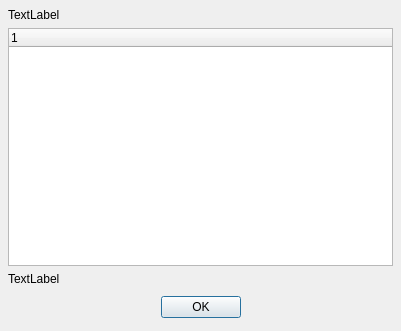
<ui version="4.0" >
 <author></author>
  <comment>*********************************************************************
**
** Copyright (C) 1992-2006 Trolltech ASA. All rights reserved.
**
** This file is part of the Qt Designer of the Qt Toolkit.
**
** This file may be used under the terms of the GNU General Public
** License version 2.0 as published by the Free Software Foundation
** and appearing in the file LICENSE.GPL included in the packaging of
** this file.  Please review the following information to ensure GNU
** General Public Licensing requirements will be met:
** http://www.trolltech.com/products/qt/opensource.html
**
** If you are unsure which license is appropriate for your use, please
** review the following information:
** http://www.trolltech.com/products/qt/licensing.html or contact the
** sales department at sales@trolltech.com.
**
** This file is provided AS IS with NO WARRANTY OF ANY KIND, INCLUDING THE
** WARRANTY OF DESIGN, MERCHANTABILITY AND FITNESS FOR A PARTICULAR PURPOSE.
**
*********************************************************************</comment>
 <exportmacro></exportmacro>
 <class>PluginDialog</class>
 <widget class="QDialog" name="PluginDialog" >
  <property name="geometry" >
   <rect>
    <x>0</x>
    <y>0</y>
    <width>401</width>
    <height>331</height>
   </rect>
  </property>
  <property name="windowTitle" >
   <string>Plugin Informations</string>
  </property>
  <layout class="QVBoxLayout" >
   <property name="margin" >
    <number>8</number>
   </property>
   <property name="spacing" >
    <number>6</number>
   </property>
   <item>
    <widget class="QLabel" name="label" >
     <property name="text" >
      <string>TextLabel</string>
     </property>
     <property name="wordWrap" >
      <bool>true</bool>
     </property>
    </widget>
   </item>
   <item>
    <widget class="QTreeWidget" name="treeWidget" />
   </item>
   <item>
    <widget class="QLabel" name="message" >
     <property name="text" >
      <string>TextLabel</string>
     </property>
     <property name="wordWrap" >
      <bool>true</bool>
     </property>
    </widget>
   </item>
   <item>
    <layout class="QHBoxLayout" >
     <property name="margin" >
      <number>0</number>
     </property>
     <property name="spacing" >
      <number>6</number>
     </property>
     <item>
      <spacer>
       <property name="orientation" >
        <enum>Qt::Horizontal</enum>
       </property>
       <property name="sizeHint" >
        <size>
         <width>131</width>
         <height>31</height>
        </size>
       </property>
      </spacer>
     </item>
     <item>
      <widget class="QPushButton" name="okButton" >
       <property name="text" >
        <string>OK</string>
       </property>
      </widget>
     </item>
     <item>
      <spacer>
       <property name="orientation" >
        <enum>Qt::Horizontal</enum>
       </property>
       <property name="sizeHint" >
        <size>
         <width>40</width>
         <height>20</height>
        </size>
       </property>
      </spacer>
     </item>
    </layout>
   </item>
  </layout>
 </widget>
 <pixmapfunction></pixmapfunction>
 <resources/>
 <connections>
  <connection>
   <sender>okButton</sender>
   <signal>clicked()</signal>
   <receiver>PluginDialog</receiver>
   <slot>accept()</slot>
   <hints>
    <hint type="sourcelabel" >
     <x>278</x>
     <y>253</y>
    </hint>
    <hint type="destinationlabel" >
     <x>96</x>
     <y>254</y>
    </hint>
   </hints>
  </connection>
 </connections>
</ui>
